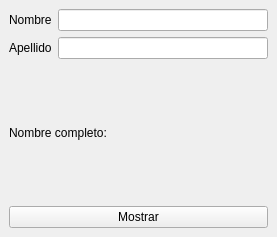
<?xml version="1.0" encoding="UTF-8"?>
<ui version="4.0">
 <class>MainWindow</class>
 <widget class="QMainWindow" name="MainWindow">
  <property name="geometry">
   <rect>
    <x>0</x>
    <y>0</y>
    <width>277</width>
    <height>237</height>
   </rect>
  </property>
  <property name="windowTitle">
   <string>MainWindow</string>
  </property>
  <widget class="QWidget" name="centralwidget">
   <layout class="QVBoxLayout" name="verticalLayout_2">
    <item>
     <layout class="QHBoxLayout" name="horizontalLayout">
      <item>
       <widget class="QLabel" name="lbNombre">
        <property name="maximumSize">
         <size>
          <width>50</width>
          <height>16777215</height>
         </size>
        </property>
        <property name="text">
         <string>Nombre</string>
        </property>
       </widget>
      </item>
      <item>
       <widget class="QLineEdit" name="fldNombre">
        <property name="maximumSize">
         <size>
          <width>16777215</width>
          <height>16777215</height>
         </size>
        </property>
       </widget>
      </item>
     </layout>
    </item>
    <item>
     <layout class="QHBoxLayout" name="horizontalLayout_2">
      <item>
       <widget class="QLabel" name="lbApellido">
        <property name="maximumSize">
         <size>
          <width>50</width>
          <height>16777215</height>
         </size>
        </property>
        <property name="text">
         <string>Apellido</string>
        </property>
       </widget>
      </item>
      <item>
       <widget class="QLineEdit" name="fldApellido">
        <property name="maximumSize">
         <size>
          <width>16777215</width>
          <height>16777215</height>
         </size>
        </property>
       </widget>
      </item>
     </layout>
    </item>
    <item>
     <widget class="QLabel" name="nombreCompleto">
      <property name="text">
       <string>Nombre completo: </string>
      </property>
     </widget>
    </item>
    <item>
     <widget class="QPushButton" name="btnMostrar">
      <property name="text">
       <string>Mostrar</string>
      </property>
     </widget>
    </item>
   </layout>
  </widget>
 </widget>
 <resources/>
 <connections/>
</ui>
